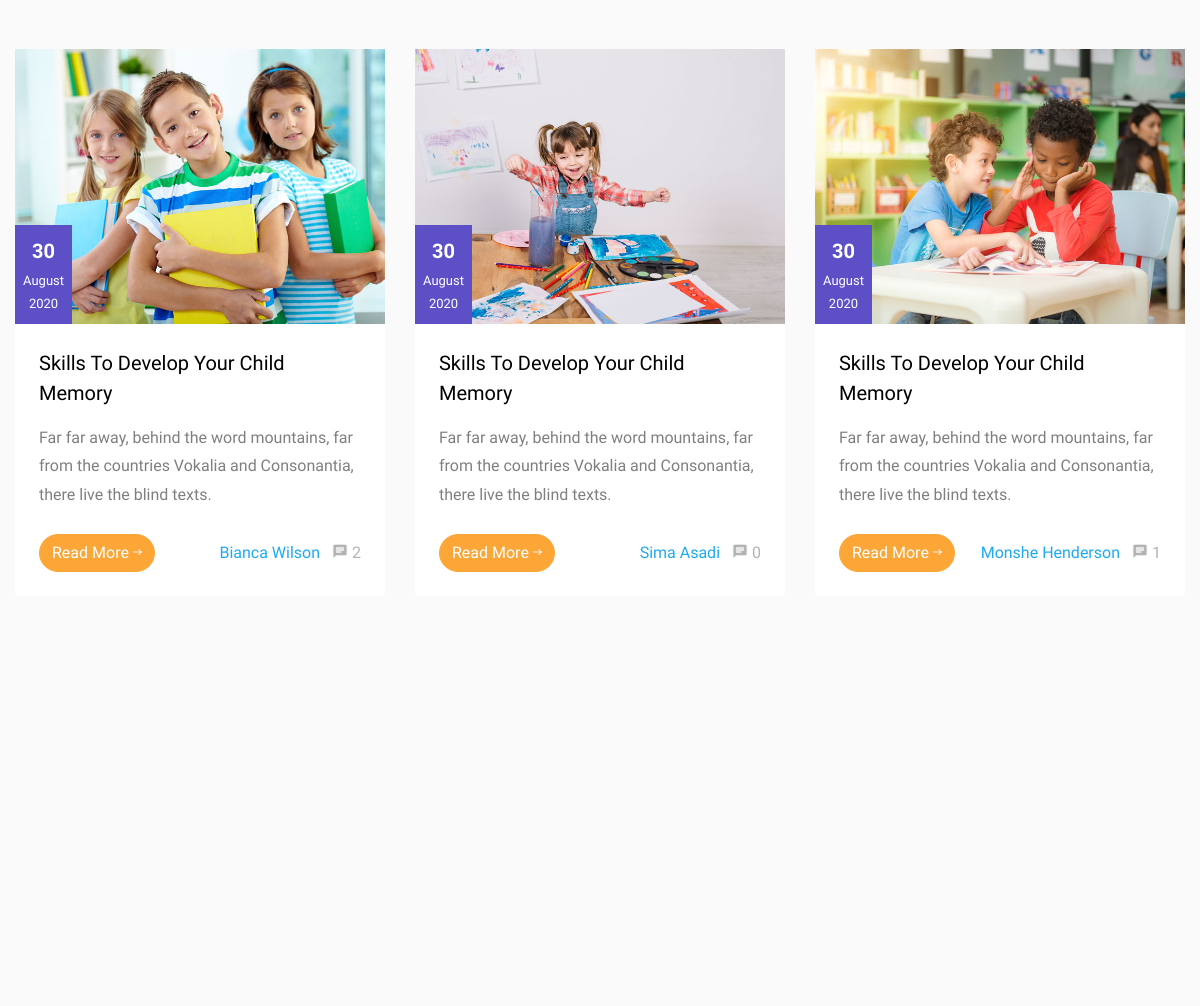
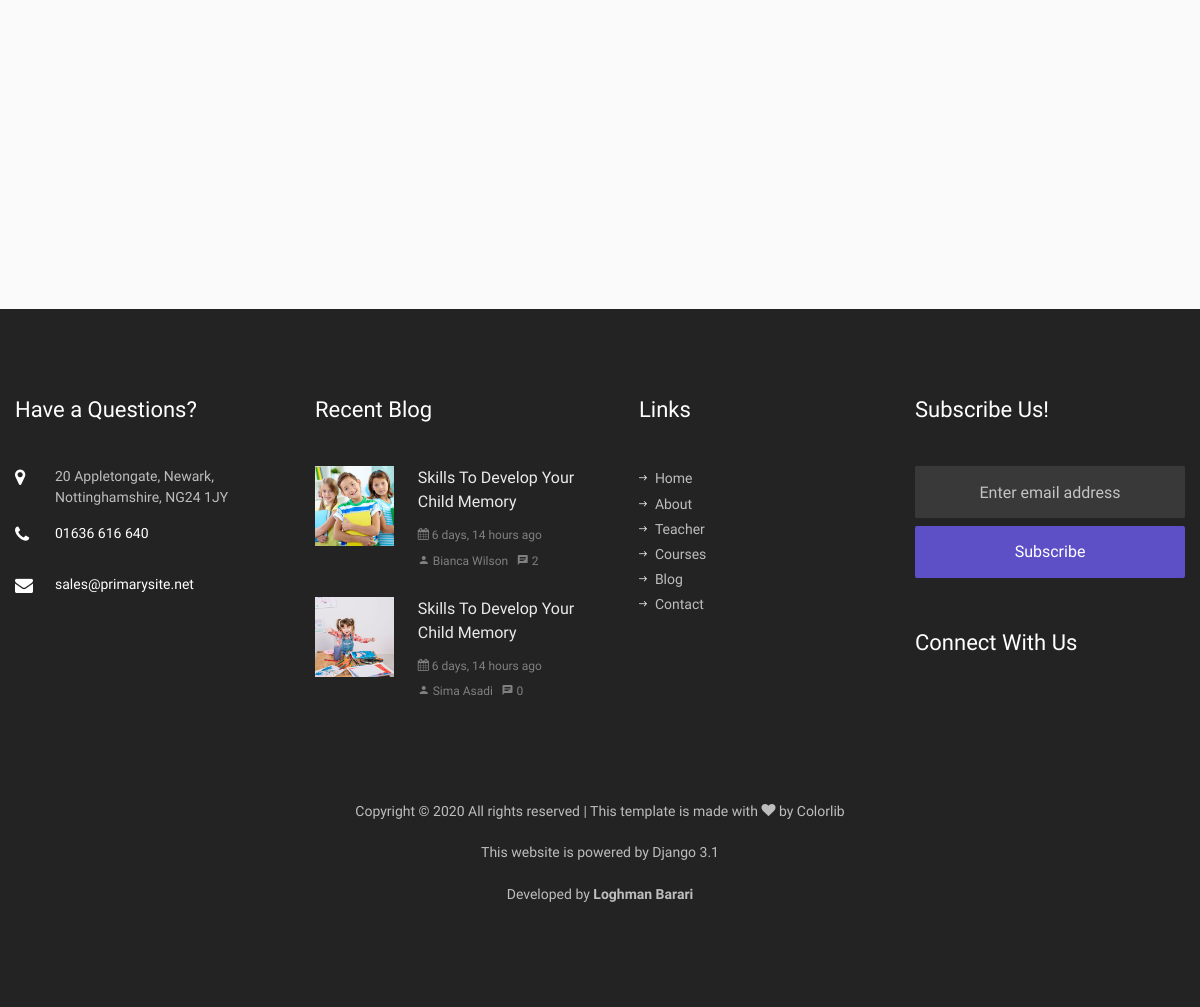
Before: /blog (lower part) with the older database file (2 pictures, top to bottom).
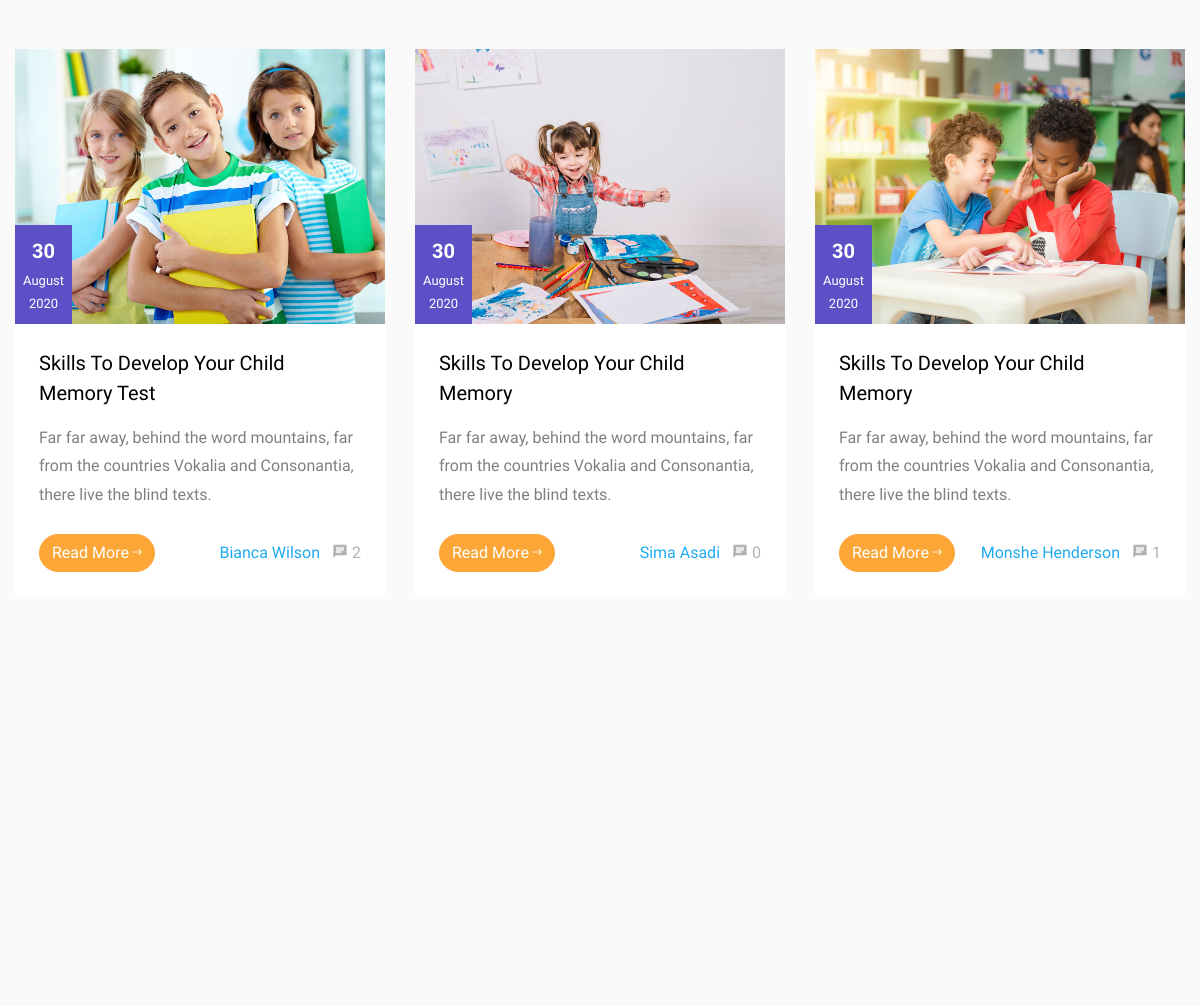
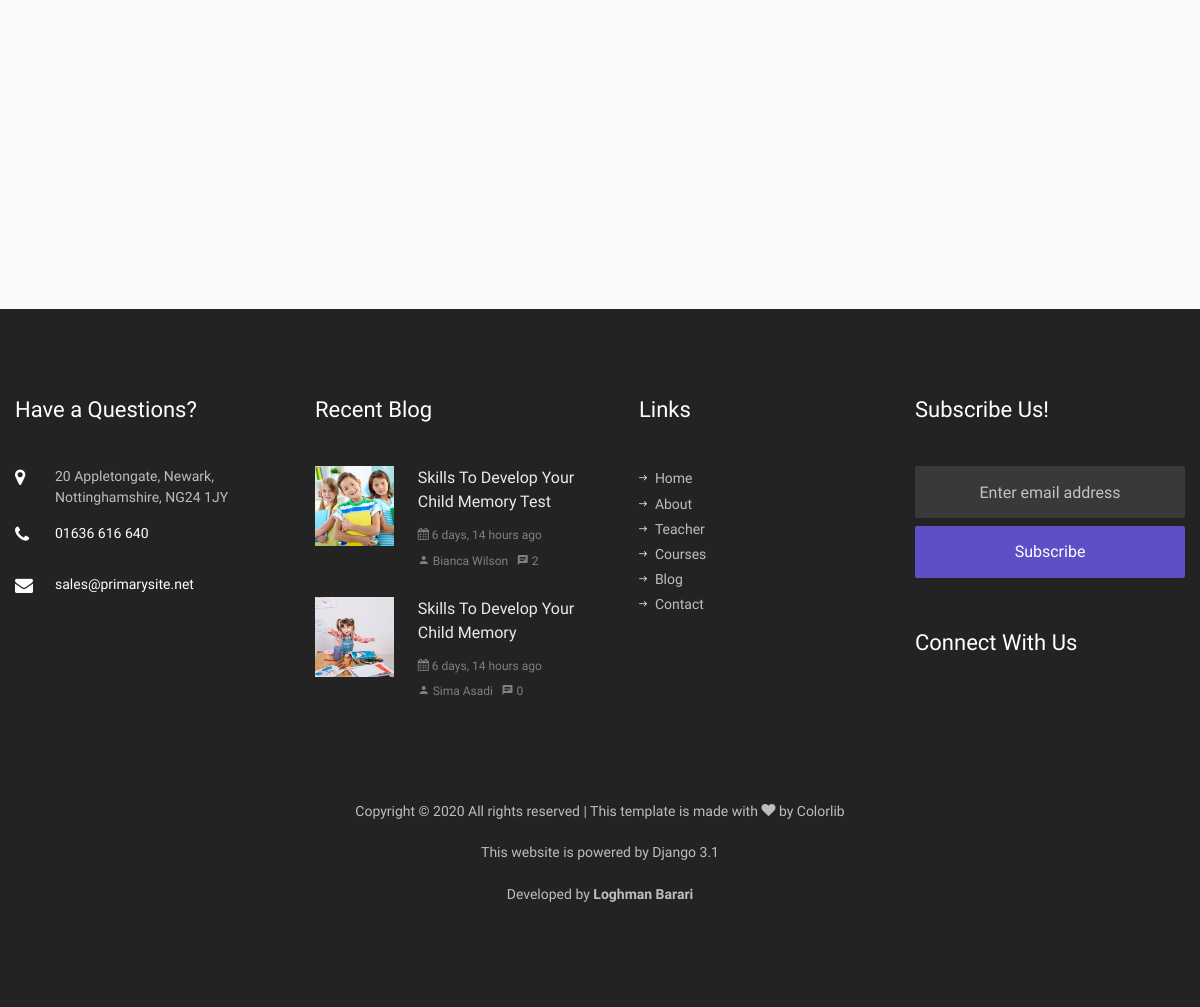
After: the same page with the newer database file (2 pictures, top to bottom).
### pages/models.py (models this page shows, shortened)
class BlogPost(models.Model):
    class Meta:
        db_table = 'kiddos_blog_post'
        indexes = [
            models.Index(name='search_on_blog_pots',
                         fields=['is_published', 'title', 'short_desc']),
        ]
        ordering = ('-create_date',)
    title = models.CharField('Title', max_length=128, blank=False, null=False,
                             help_text='Enter title of blog post')
    short_desc = models.CharField('Short Description', max_length=256)
    body = models.TextField(
        'Body', help_text='HTML tags can be used to decorating the text')
    tags = models.CharField(_('Tags'), max_length=128,
                            blank=True, null=False, default='')
    image = models.ImageField('Image', upload_to='images/%Y/%m/%d/',
                              validators=[validate_image_size])
    is_published = models.BooleanField(_('Is published!'), default=True)
    author = models.ForeignKey('pages.Teacher', on_delete=models.DO_NOTHING,
                               related_name='+', null=True,
                               verbose_name=_('Author'))
    create_date = models.DateTimeField(verbose_name=_('Creation Date'),
                                       auto_now_add=True, blank=True)
    create_user = models.ForeignKey(
        settings.AUTH_USER_MODEL,
        on_delete=models.CASCADE,
        related_name='+',
        blank=True,
        null=True,
        verbose_name=_('Created by'),
    )
    @property
    def published_comments(self):
        return PostComment.objects.filter(blog_post__id=self.id,
                                          is_published=True)
    def get_absolute_url(self):
        from django.urls import reverse
        return reverse('blog-single', args=[str(self.id)])

class Teacher(models.Model):
    class Meta:
        db_table = 'kiddos_teacher'
    full_name = models.CharField(_('Full Name'), max_length=60)
    position = models.ForeignKey(TeacherPosition, on_delete=models.DO_NOTHING,
                                 related_name='+', verbose_name=_('Position'))
    short_desc = models.CharField(_('Short Description'), max_length=256)
    photo = models.ImageField(verbose_name=_('Photo'), upload_to='photos/%Y/%m/%d/',
                              null=True, blank=True,
                              validators=[validate_image_size])
    twitter = models.CharField(_('Twitter Account'), max_length=30,
                               blank=True, null=True)
    facebook = models.CharField(_('Facebook Account'), max_length=30,
                                blank=True, null=True)
    googleplus = models.CharField(_('Google+ Account'), max_length=30,
                                  blank=True, null=True)
    instagram = models.CharField(_('Instagram Account'), max_length=30,
                                 blank=True, null=True)
    is_published = models.BooleanField(_('Is published!'), default=True,
                                       null=False)
    publish_on_index = models.BooleanField(_('Is published on index page?!'),
                                           default=True, null=False)
    def __str__(self):
        return self.full_name

### pages/views.py (the view)
# urls.py: path('blog', views.blog, name='blog'),
def blog(request):
    blog_posts = models.BlogPost.objects.filter(
        is_published=True).defer('body')
    search = request.POST and request.POST.get('search')
    if search:
        blog_posts = blog_posts.filter(
            Q(title__icontains=search)
            | Q(short_desc__icontains=search)
            | Q(body__icontains=search)
        )
    paginator = Paginator(blog_posts, NO_PER_PAGE)
    page = int(request.GET.get('page', 1))
    pages = range(max(1, page-2), min(page+2, paginator.num_pages)+1)
    return render(request, 'pages/blog.html', {
        'search': search,
        'blog_posts': paginator.get_page(page),
        'count': paginator.count,
        'page_no': page,
        'pages': pages,
        'num_pages': paginator.num_pages, })

### pages/views.py (called while the page is built)
def render(request, template, data=None):
    if data is None:
        data = {}
    data.update(services.get_website_settings())
    return _render(request, template, data)

### templates/pages/blog.html (shortened to what this page needs)
{% extends 'base.html' %}
{% load static %}
{% load humanize %}
{% block content %}
<section class="ftco-section bg-light">
    <div class="container">
        <div class="row">
            {% if blog_posts %}
            {% for blog_post in blog_posts %}
            <div class="col-md-6 col-lg-4 ftco-animate">
                <div class="blog-entry">
                    <a href="{{ blog_post.get_absolute_url }}" class="block-20 d-flex align-items-end"
                        style="background-image: url('{{ blog_post.image.url }}');">
                        <div class="meta-date text-center p-2">
                            <span class="day">{{ blog_post.create_date|date:"d" }}</span>
                            <span class="mos">{{ blog_post.create_date|date:"F" }}</span>
                            <span class="yr">{{ blog_post.create_date|date:"Y" }}</span>
                        </div>
                    </a>
                    <div class="text bg-white p-4">
                        <h3 class="heading">
                            <a href="{% url 'blog-single' blog_post.id %}">{{ blog_post.title }}</a>
                        </h3>
                        <p>{{ blog_post.short_desc }}</p>
                        <div class="d-flex align-items-center mt-4">
                            <p class="mb-0"><a href="{% url 'blog-single' blog_post.id %}"
                                    class="btn btn-secondary">Read More <span
                                        class="ion-ios-arrow-round-forward"></span></a></p>
                            <p class="ml-auto mb-0">
                                <a href="{% url 'teacher' blog_post.author.id %}"
                                    class="mr-2">{{ blog_post.author }}</a>
                                <a href="{% url 'blog-single' blog_post.id %}" class="meta-chat">
                                    <span class="icon-chat"></span> {{ blog_post.published_comments.count }}</a>
                            </p>
                        </div>
                    </div>
                </div>
            </div>
            {% endfor %}
            {% else %}
            <h1>No blog post found!</h1>
            {% endif %}
        </div>
    </div>
</section>
{% endblock %}

### templates/partials/_footer.html (shortened to what the changed rows need)
{% load humanize %}
<footer class="ftco-footer ftco-bg-dark ftco-section">
  <div class="container">
    <div class="row mb-5">
      <div class="col-md-6 col-lg-3">
        <div class="ftco-footer-widget mb-5">
          <h2 class="ftco-heading-2">Have a Questions?</h2>
        </div>
      </div>
      <div class="col-md-6 col-lg-3">
        <div class="ftco-footer-widget mb-5">
          <h2 class="ftco-heading-2">Recent Blog</h2>
          {% if latest_blog_posts %} {% for blog_post in latest_blog_posts %}
          <div class="block-21 mb-4 d-flex">
            <a href="{% url 'blog-single' blog_post.id %}" class="blog-img mr-4"
              style="background-image: url('{{ blog_post.image.url }}');"></a>
            <div class="text">
              <h3 class="heading">
                <a href="{% url 'blog-single' blog_post.id %}">
                  {{ blog_post.title }}</a></h3>
              <div class="meta">
                <div>
                  <a href="#">
                    <span class="icon-calendar"></span>
                    {{ blog_post.create_date|naturaltime }}</a>
                </div>
                <div>
                  <a href="{% url 'teacher' blog_post.author.id %}"><span class="icon-person"></span>
                    {{ blog_post.author }}</a>
                </div>
                <div>
                  <a href="{{ blog_post.get_absolute_url }}">
                    <span class="icon-chat"></span> {{ blog_post.published_comments.count }}</a>
                </div>
              </div>
            </div>
          </div>
          {% endfor %} {% else %}
          <h3>No recent post found!</h3>
          {% endif %}
        </div>
      </div>
      <div class="col-md-6 col-lg-3">
        <div class="ftco-footer-widget mb-5 ml-md-4">
          <h2 class="ftco-heading-2">Links</h2>
        </div>
      </div>
      <div class="col-md-6 col-lg-3">
        <div class="ftco-footer-widget mb-5">
          <h2 class="ftco-heading-2">Subscribe Us!</h2>
        </div>
        <div class="ftco-footer-widget mb-5">
          <h2 class="ftco-heading-2 mb-0">Connect With Us</h2>
        </div>
      </div>
    </div>
  </div>
</footer>

Changed rows visible on the page:
changed BlogPost "Bianca Wilson": title "Skills To Develop Your Child Memory" → "Skills To Develop Your Child Memory Test"
